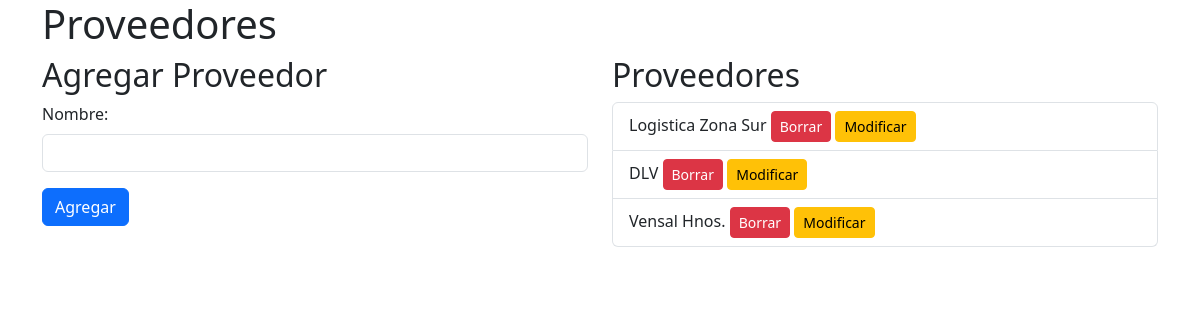
Screenshot of /productos/proveedores with the database file from the repository.
### database_setup.py (models this page shows)
class Proveedor(Base):
    __tablename__ = 'Proveedor'
    id = Column(Integer, primary_key=True, autoincrement=True)
    nombre = Column(String, nullable=False)
    cuit = Column(String, nullable=True)
    compras = relationship('Compra', back_populates='proveedor')

### productos.py (the view)
@productos_bp.route('/productos/proveedores')
def mostrar_proveedores():
    proveedores = session.query(Proveedor).all()
    return render_template('proveedores.html', proveedores=proveedores)

### templates/proveedores.html (shortened to what this page needs)
<!DOCTYPE html>
<html lang="en">
<head>
    <link href="https://cdn.jsdelivr.net/npm/bootstrap@5.3.0/dist/css/bootstrap.min.css" rel="stylesheet">
</head>
<body>
    <div class="container">
        <h1>Proveedores</h1>
        <div class="row">
            <div class="col-md-6">
                <h2>Agregar Proveedor</h2>
                <form action="/productos/proveedores/agregar" method="POST">
                    <div class="mb-3">
                        <label for="nombre" class="form-label">Nombre:</label>
                        <input type="text" class="form-control" id="nombre" name="nombre" required>
                    </div>
                    <button type="submit" class="btn btn-primary">Agregar</button>
                </form>
            </div>
            <div class="col-md-6">
                <h2>Proveedores</h2>
                <ul class="list-group">
                    {% for proveedor in proveedores %}
                    <li class="list-group-item">{{ proveedor.nombre }} <a href="/productos/proveedores/borrar/{{ proveedor.id }}" class="btn btn-danger btn-sm">Borrar</a> <a href="/productos/proveedores/modificar/{{ proveedor.id }}" class="btn btn-warning btn-sm">Modificar</a></li>
                    {% endfor %}
                </ul>
            </div>
        </div>
    </div>
</body>
</html>

### rows the page displays
Proveedor: nombre "Logistica Zona Sur"
Proveedor: nombre "DLV"
Proveedor: nombre "Vensal Hnos."
